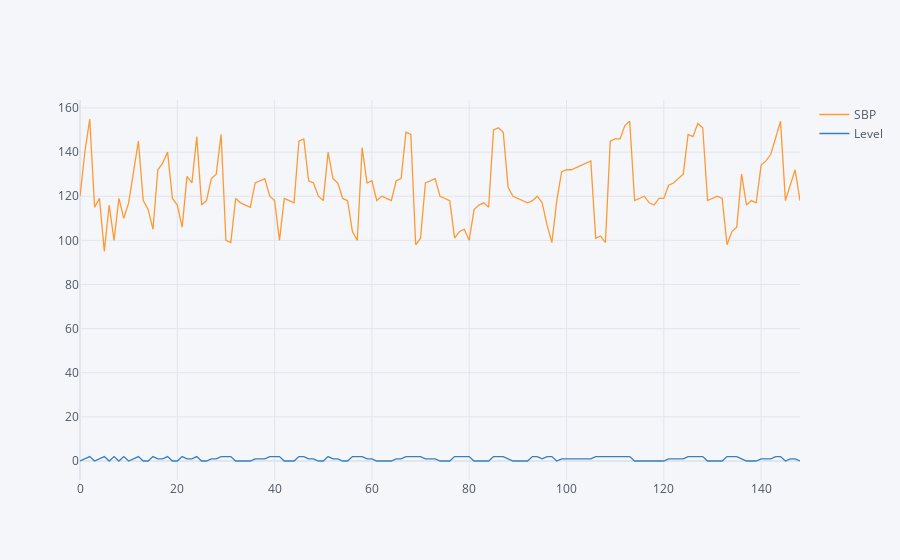

The code cell stored with this chart in its notebook:
### Code cell
data1[['SBP','Level']].iplot()

### Figure 1 — Plotly figure (JSON) as saved in the notebook; plotly's stock layout.template omitted (floating-point values rounded to 4 significant figures; data arrays with more than 128 entries replaced by an {"elided": "..."} marker saying what was removed)
{"data": [{"line": {"color": "rgba(255, 153, 51, 1.0)", "dash": "solid", "shape": "linear", "width": 1.3}, "mode": "lines", "name": "SBP", "text": "", "type": "scatter", "x": {"elided": "149 int values"}, "y": {"elided": "149 int values"}}, {"line": {"color": "rgba(55, 128, 191, 1.0)", "dash": "solid", "shape": "linear", "width": 1.3}, "mode": "lines", "name": "Level", "text": "", "type": "scatter", "x": {"elided": "149 int values"}, "y": {"elided": "149 int values"}}], "layout": {"legend": {"bgcolor": "#F5F6F9", "font": {"color": "#4D5663"}}, "paper_bgcolor": "#F5F6F9", "plot_bgcolor": "#F5F6F9", "title": {"font": {"color": "#4D5663"}}, "xaxis": {"gridcolor": "#E1E5ED", "showgrid": true, "tickfont": {"color": "#4D5663"}, "title": {"font": {"color": "#4D5663"}, "text": ""}, "zerolinecolor": "#E1E5ED"}, "yaxis": {"gridcolor": "#E1E5ED", "showgrid": true, "tickfont": {"color": "#4D5663"}, "title": {"font": {"color": "#4D5663"}, "text": ""}, "zerolinecolor": "#E1E5ED"}}}
